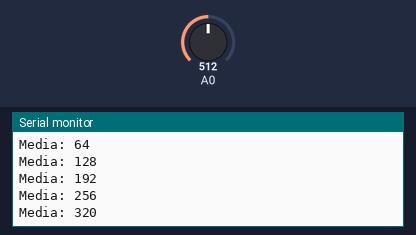
A sketch run on a simulated Arduino Uno, built with avr-gcc and run on an emulated ATmega328P. Parts: the last lines printed to the serial monitor. The test bench sets the inputs (shaded band); at power-on: A0 = 512.

Above: at 1.2 s.
1.3 s: A0 set to 716
At 1.43 s:
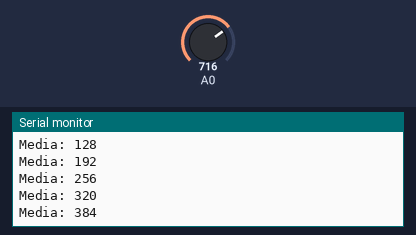
2.8 s: A0 set to 900
At 2.93 s:
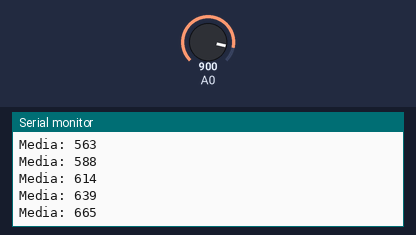
Timing chart, 0 to 5.8 s (numbered marks = the images above; inputs shaded):
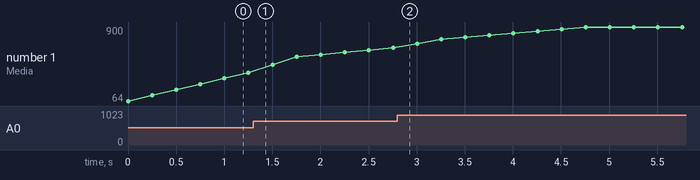

The sketch:

Projeto_164_Media_movel_do_sensor_de_solo.ino
```cpp
// Projeto 164 - Media movel do sensor de solo
// Arduino Uno | Arduino Neon Lab

int amostras[8]={0};long soma=0;byte pos=0;
void setup(){Serial.begin(9600);}
void loop(){
 soma-=amostras[pos];amostras[pos]=analogRead(A0);
 soma+=amostras[pos];pos=(pos+1)%8;
 Serial.print("Media: ");Serial.println(soma/8);
 delay(250);
}
```

Measured:
- plotted number 1: 384 → 665 after the input at 1.3 s, 665 → 900 after the input at 2.8 s
